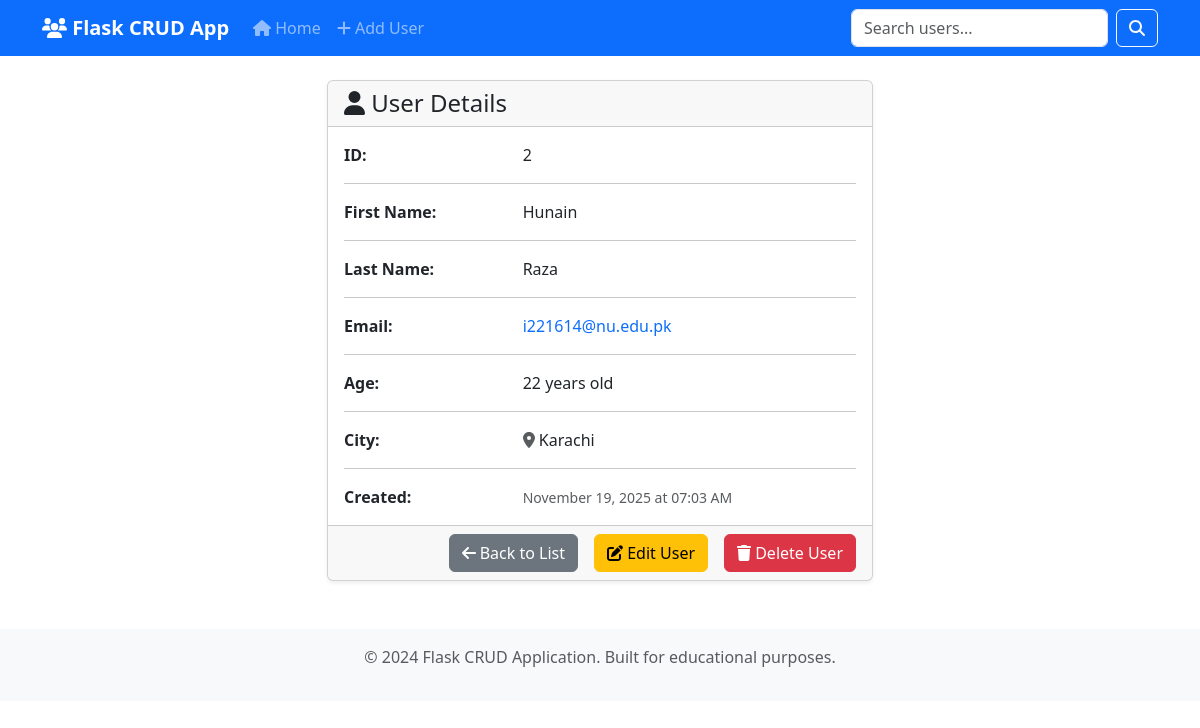
Page /view/2 on the committed database.
### app.py (models this page shows, shortened)
class User(db.Model):
    id = db.Column(db.Integer, primary_key=True)
    first_name = db.Column(db.String(50), nullable=False)
    last_name = db.Column(db.String(50), nullable=False)
    email = db.Column(db.String(120), unique=True, nullable=False)
    age = db.Column(db.Integer, nullable=False)
    city = db.Column(db.String(50), nullable=False)
    created_at = db.Column(db.DateTime, default=datetime.utcnow)

### app.py (the view)
@app.route('/view/<int:user_id>')
def view_user(user_id):
    user = User.query.get_or_404(user_id)
    return render_template('view.html', user=user)

### templates/view.html (shortened to what this page needs)
{% extends "base.html" %}
{% block content %}
<div class="row justify-content-center">
    <div class="col-md-8 col-lg-6">
        {% if user %}
            <div class="card">
                <div class="card-header">
                    <h4 class="card-title mb-0">
                        <i class="fas fa-user"></i> User Details
                    </h4>
                </div>
                <div class="card-body">
                    <div class="row">
                        <div class="col-sm-4">
                            <strong>ID:</strong>
                        </div>
                        <div class="col-sm-8">
                            {{ user.id }}
                        </div>
                    </div>
                    <hr>
                    <div class="row">
                        <div class="col-sm-4">
                            <strong>First Name:</strong>
                        </div>
                        <div class="col-sm-8">
                            {{ user.first_name }}
                        </div>
                    </div>
                    <hr>
                    <div class="row">
                        <div class="col-sm-4">
                            <strong>Last Name:</strong>
                        </div>
                        <div class="col-sm-8">
                            {{ user.last_name }}
                        </div>
                    </div>
                    <hr>
                    <div class="row">
                        <div class="col-sm-4">
                            <strong>Email:</strong>
                        </div>
                        <div class="col-sm-8">
                            <a href="mailto:{{ user.email }}" class="text-decoration-none">
                                {{ user.email }}
                            </a>
                        </div>
                    </div>
                    <hr>
                    <div class="row">
                        <div class="col-sm-4">
                            <strong>Age:</strong>
                        </div>
                        <div class="col-sm-8">
                            {{ user.age }} years old
                        </div>
                    </div>
                    <hr>
                    <div class="row">
                        <div class="col-sm-4">
                            <strong>City:</strong>
                        </div>
                        <div class="col-sm-8">
                            <i class="fas fa-map-marker-alt text-muted"></i> {{ user.city }}
                        </div>
                    </div>
                    <hr>
                    <div class="row">
                        <div class="col-sm-4">
                            <strong>Created:</strong>
                        </div>
                        <div class="col-sm-8">
                            <small class="text-muted">
                                {{ user.created_at.strftime('%B %d, %Y at %I:%M %p') if user.created_at else 'N/A' }}
                            </small>
                        </div>
                    </div>
                </div>
                <div class="card-footer">
                    <div class="d-grid gap-2 d-md-flex justify-content-md-end">
                        <a href="{{ url_for('index') }}" class="btn btn-secondary me-md-2">
                            <i class="fas fa-arrow-left"></i> Back to List
                        </a>
                        <a href="{{ url_for('update_user', user_id=user.id) }}" class="btn btn-warning me-md-2">
                            <i class="fas fa-edit"></i> Edit User
                        </a>
                        <a href="{{ url_for('delete_user', user_id=user.id) }}"
                           class="btn btn-danger"
                           onclick="return confirm('Are you sure you want to delete this user?')">
                            <i class="fas fa-trash"></i> Delete User
                        </a>
                    </div>
                </div>
            </div>
        {% endif %}
    </div>
</div>
{% endblock %}

### templates/base.html (style rules this page uses)
.card { box-shadow: 0 0.125rem 0.25rem rgba(0, 0, 0, 0.075); }

### rows in the picture
User: id "2", first_name "Hunain", last_name "Raza", email "i221614@nu.edu.pk", age "22", city "Karachi", created_at "November 19, 2025 at 07:03 AM"
